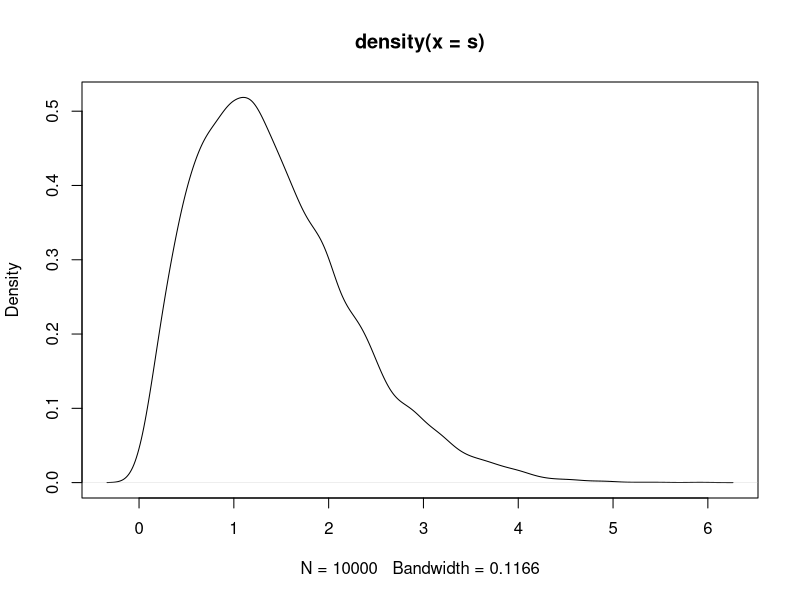
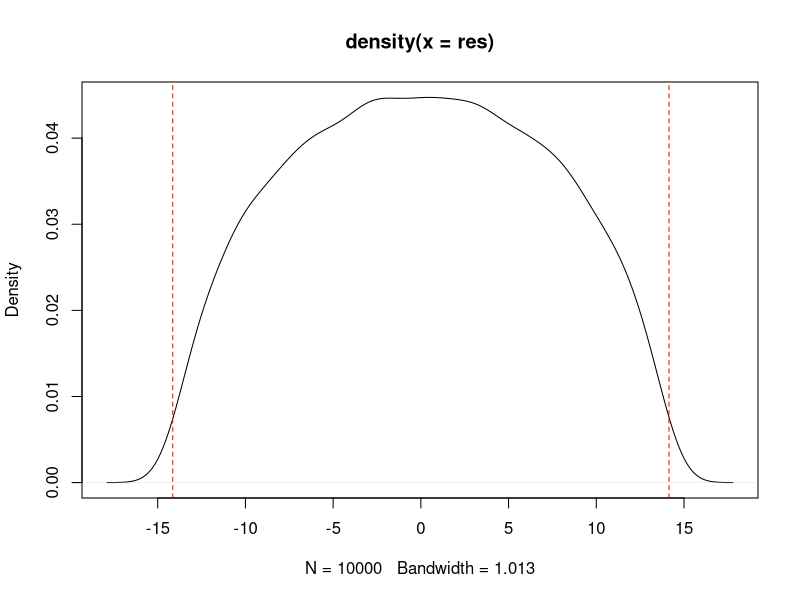

Write R code to recreate these figures, in order.
#Wishart - Surmise Approx
mat <- function(){ 
  tmp <- matrix(c(rnorm(n = 1),
                      rnorm(n = 1 , sd = 1/sqrt(2)),
                      rnorm(n = 1, sd = 1/sqrt(2)),
                      rnorm(n = 1)),
                ncol = 2)
  return(tmp)  
}

n <- 10000
s <- numeric(n)

for(i in 1:n){
  evals <- eigen(mat())$values
  s[i] <- abs(diff(evals))
}

plot(density(s))


#Semi-Circular Law Approx
m <- 100
mat <- function(){ 
  tmp <- matrix(NA, ncol = m, nrow = m)
  diag(tmp) <- rnorm(m)
  tmp[upper.tri(tmp)] <- rnorm(m *(m-1)/2, sd = 1/sqrt(2))
  tmp[lower.tri(tmp)] <- t(tmp)[lower.tri(tmp)]
  return(tmp)
}
n <- 100
res <- numeric(n*m)
for(i in 1:n){
  evals <- eigen(mat())$values
  res[(m*(i-1)+1):(n*m)] <- evals
}
plot(density(res))
abline(v = sqrt(2*m), lty = 2, col = "red")
abline(v = -sqrt(2*m), lty = 2, col = "red")

